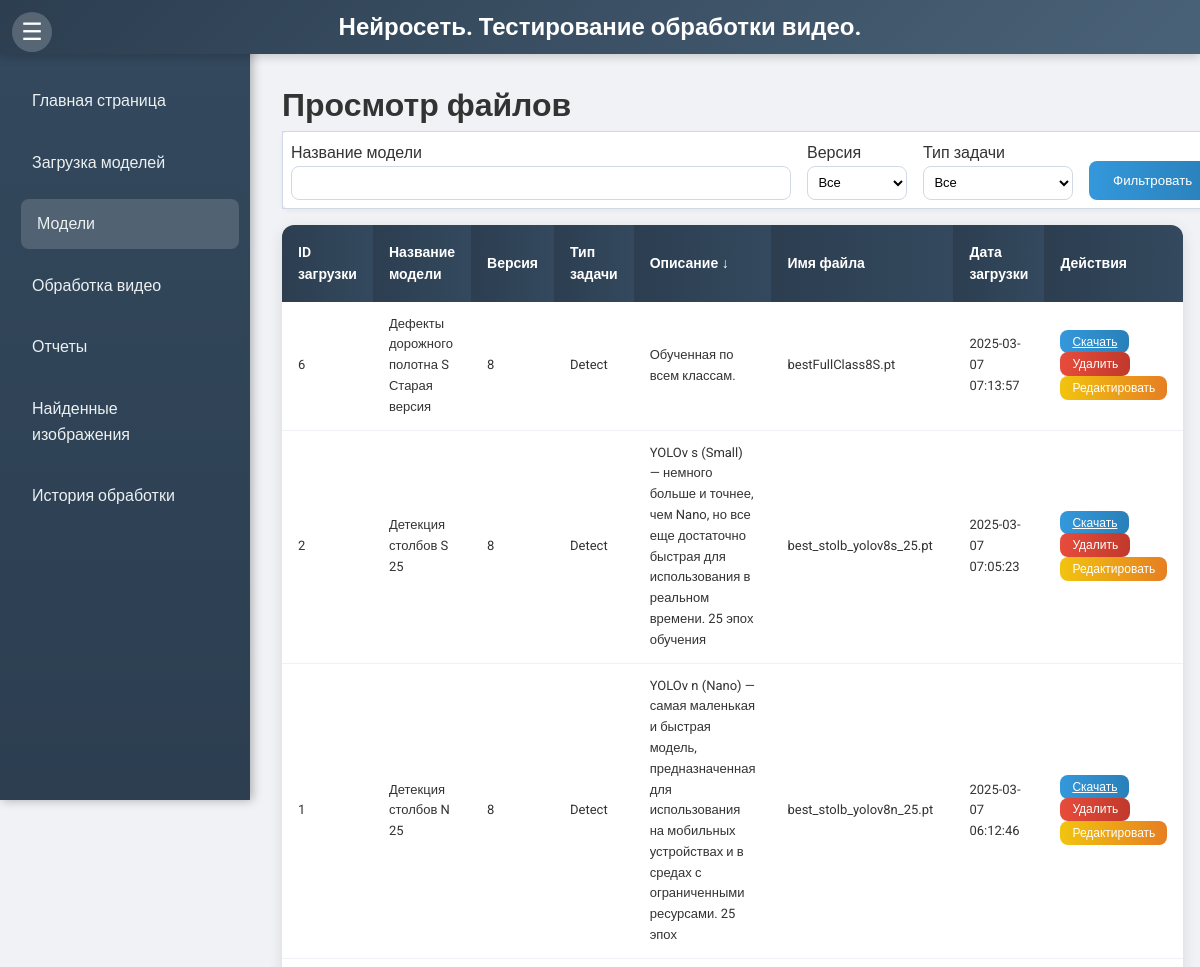
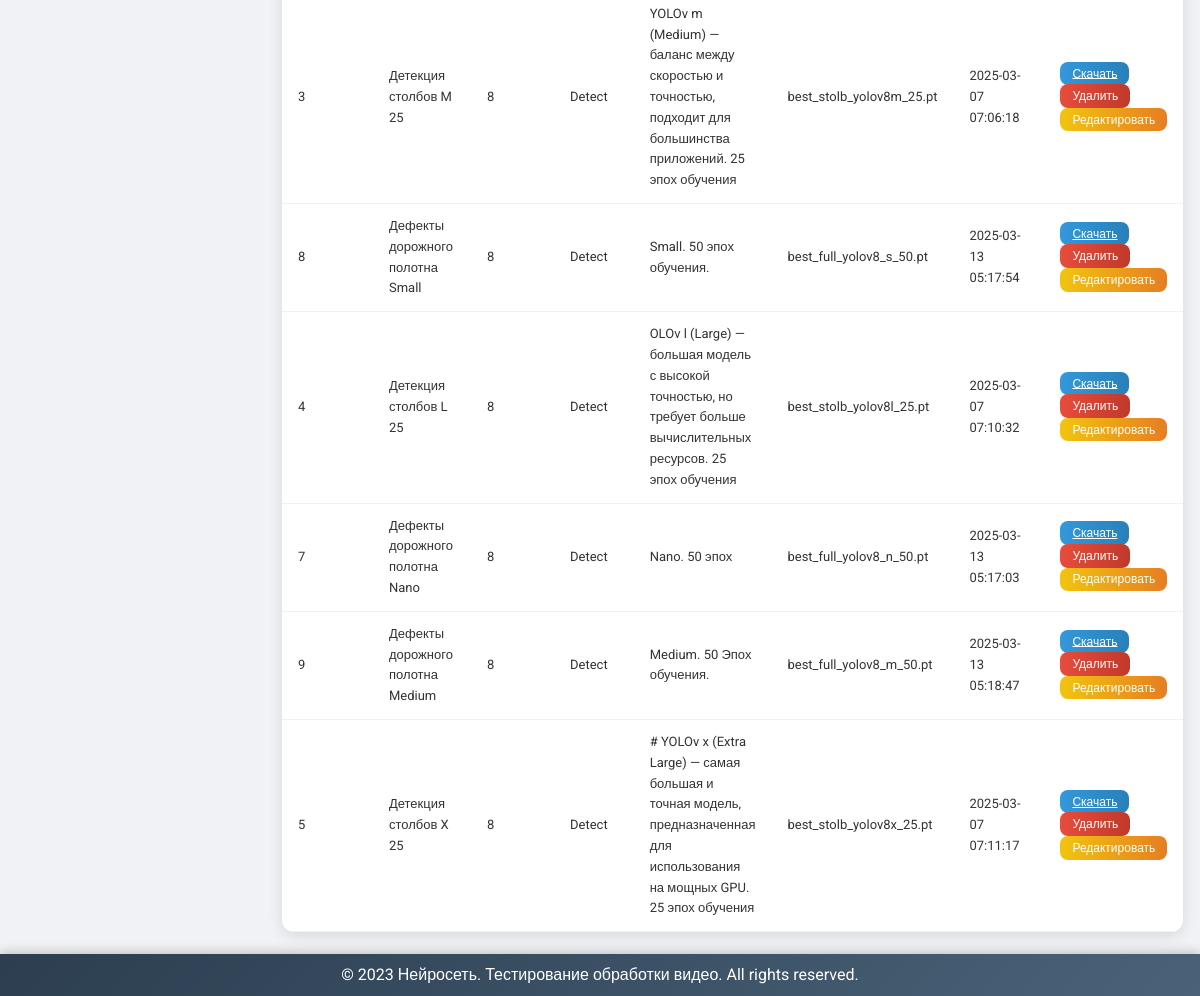
Page /view?sort_by=description&sort_dir=desc on the committed database (2 pictures, top to bottom).
### models.py (models this page shows)
class UploadedFile(db.Model):
    id = db.Column(db.Integer, primary_key=True)
    model_name = db.Column(db.String(255), nullable=False)
    version = db.Column(db.String(10), nullable=False)
    task_type = db.Column(db.String(50), nullable=False)
    description = db.Column(db.Text, nullable=False)
    file_path = db.Column(db.String(255), nullable=False)
    original_filename = db.Column(db.String(255), nullable=False)
    filename_without_guid = db.Column(db.String(255), nullable=False)
    upload_datetime = db.Column(db.DateTime, default=datetime.utcnow)

### app.py (the view)
@app.route('/view', methods=['GET'])
def view_files():
    model_name = request.args.get('model_name')
    version = request.args.get('version')
    task_type = request.args.get('task_type')
    sort_by = request.args.get('sort_by', 'upload_datetime')
    sort_dir = request.args.get('sort_dir', 'desc')
    query = UploadedFile.query
    if model_name:
        query = query.filter(UploadedFile.model_name.ilike(f'%{model_name}%'))
    if version:
        query = query.filter_by(version=version)
    if task_type:
        query = query.filter_by(task_type=task_type)
    sortable_fields = {
        'id': UploadedFile.id,
        'model_name': UploadedFile.model_name,
        'version': UploadedFile.version,
        'task_type': UploadedFile.task_type,
        'description': UploadedFile.description,
        'filename_without_guid': UploadedFile.filename_without_guid,
        'upload_datetime': UploadedFile.upload_datetime
    }
    if sort_by in sortable_fields:
        sort_column = sortable_fields[sort_by]
        if sort_dir == 'asc':
            query = query.order_by(asc(sort_column))
        else:
            query = query.order_by(desc(sort_column))
    files = query.all()
    unique_model_names = [row[0] for row in db.session.query(distinct(UploadedFile.model_name)).all()]
    return render_template(
        'view.html',
        files=files,
        current_page='view',
        sort_by=sort_by,
        sort_dir=sort_dir,
        unique_model_names=unique_model_names
    )

### templates/view.html (shortened to what this page needs)
{% extends 'base.html' %}
{% block content %}
    <h1>Просмотр файлов</h1>
    <form method="GET" action="{{ url_for('view_files') }}">
        <table class="filter-table">
            <tr>
                <td class="form-group compact">
                    <label for="model_name">Название модели</label>
                    <input type="text" id="model_name" name="model_name" class="form-control compact-input" value="" list="model_names" autocomplete="off" style="width: 500px;">
                </td>
                <td class="form-group compact">
                    <label for="version">Версия</label>
                    <select id="version" name="version" class="form-control compact-input" style="width: 100px;">
                        <option value="">Все</option>
                    </select>
                </td>
                <td class="form-group compact">
                    <label for="task_type">Тип задачи</label>
                    <select id="task_type" name="task_type" class="form-control compact-input" style="width: 150px;">
                        <option value="">Все</option>
                    </select>
                </td>
                <td class="form-group compact filter-button">
                    <button type="submit" class="btn btn-primary">Фильтровать</button>
                </td>
            </tr>
        </table>
    </form>
    <table class="modern-table">
        <thead>
            <tr>
                <th><a href="{{ url_for('view_files', model_name=request.args.get('model_name'), version=request.args.get('version'), task_type=request.args.get('task_type'), sort_by='id', sort_dir='asc' if sort_by == 'id' and sort_dir == 'desc' else 'desc') }}" class="table-link">ID загрузки {% if sort_by == 'id' %}{{ '↑' if sort_dir == 'asc' else '↓' }}{% endif %}</a></th>
                <th><a href="{{ url_for('view_files', model_name=request.args.get('model_name'), version=request.args.get('version'), task_type=request.args.get('task_type'), sort_by='model_name', sort_dir='asc' if sort_by == 'model_name' and sort_dir == 'desc' else 'desc') }}" class="table-link">Название модели {% if sort_by == 'model_name' %}{{ '↑' if sort_dir == 'asc' else '↓' }}{% endif %}</a></th>
                <th><a href="{{ url_for('view_files', model_name=request.args.get('model_name'), version=request.args.get('version'), task_type=request.args.get('task_type'), sort_by='version', sort_dir='asc' if sort_by == 'version' and sort_dir == 'desc' else 'desc') }}" class="table-link">Версия {% if sort_by == 'version' %}{{ '↑' if sort_dir == 'asc' else '↓' }}{% endif %}</a></th>
                <th><a href="{{ url_for('view_files', model_name=request.args.get('model_name'), version=request.args.get('version'), task_type=request.args.get('task_type'), sort_by='task_type', sort_dir='asc' if sort_by == 'task_type' and sort_dir == 'desc' else 'desc') }}" class="table-link">Тип задачи {% if sort_by == 'task_type' %}{{ '↑' if sort_dir == 'asc' else '↓' }}{% endif %}</a></th>
                <th><a href="{{ url_for('view_files', model_name=request.args.get('model_name'), version=request.args.get('version'), task_type=request.args.get('task_type'), sort_by='description', sort_dir='asc' if sort_by == 'description' and sort_dir == 'desc' else 'desc') }}" class="table-link">Описание {% if sort_by == 'description' %}{{ '↑' if sort_dir == 'asc' else '↓' }}{% endif %}</a></th>
                <th><a href="{{ url_for('view_files', model_name=request.args.get('model_name'), version=request.args.get('version'), task_type=request.args.get('task_type'), sort_by='filename_without_guid', sort_dir='asc' if sort_by == 'filename_without_guid' and sort_dir == 'desc' else 'desc') }}" class="table-link">Имя файла {% if sort_by == 'filename_without_guid' %}{{ '↑' if sort_dir == 'asc' else '↓' }}{% endif %}</a></th>
                <th><a href="{{ url_for('view_files', model_name=request.args.get('model_name'), version=request.args.get('version'), task_type=request.args.get('task_type'), sort_by='upload_datetime', sort_dir='asc' if sort_by == 'upload_datetime' and sort_dir == 'desc' else 'desc') }}" class="table-link">Дата загрузки {% if sort_by == 'upload_datetime' %}{{ '↑' if sort_dir == 'asc' else '↓' }}{% endif %}</a></th>
                <th>Действия</th>
            </tr>
        </thead>
        <tbody>
            {% for file in files %}
            <tr>
                <td>{{ file.id }}</td>
                <td>{{ file.model_name }}</td>
                <td>{{ file.version }}</td>
                <td>{{ file.task_type }}</td>
                <td>{{ file.description }}</td>
                <td>{{ file.filename_without_guid }}</td>
                <td>{{ file.upload_datetime.strftime('%Y-%m-%d %H:%M:%S') }}</td>
                <td>
                    <a href="{{ url_for('download_file', file_id=file.id) }}" class="btn btn-primary btn-sm">Скачать</a>
                    <form method="POST" action="{{ url_for('delete_file', file_id=file.id) }}" style="display:inline;">
                        <button type="submit" class="btn btn-danger btn-sm" onclick="return confirm('Вы уверены, что хотите удалить этот файл?');">Удалить</button>
                    </form>
                    <button class="btn btn-warning btn-sm" onclick="openEditModal({{ file.id }}, '{{ file.model_name }}', '{{ file.version }}', '{{ file.task_type }}', '{{ file.description|replace('\n', '\\n') }}')">Редактировать</button>
                </td>
            </tr>
            {% endfor %}
        </tbody>
    </table>
{% endblock %}

### static/css/styles.css (style rules this page uses)
* { margin: 0; padding: 0; box-sizing: border-box; }
body { font-family: 'Roboto', sans-serif; line-height: 1.6; background-color: #f0f2f5; color: #333; }
.modern-table { width: 100%; border-collapse: collapse; background-color: white; box-shadow: 0 4px 15px rgba(0, 0, 0, 0.1); border-radius: 12px; overflow: hidden; margin-bottom: 2rem; }
.modern-table th { background: linear-gradient(90deg, #2c3e50, #34495e); color: white; padding: 1rem; font-size: 14px; text-align: left; font-weight: 600; }
.modern-table td { padding: 0.75rem 1rem; font-size: 13px; border-bottom: 1px solid #eef2f7; }
.modern-table .btn-sm { padding: 0.3rem 0.75rem; font-size: 12px; }
.modern-table th a.table-link { color: white; text-decoration: none; transition: color 0.3s; }
.form-group { margin-bottom: 1.5rem; }
.form-control { width: 100%; padding: 0.75rem; border: 1px solid #d1d9e6; border-radius: 8px; font-size: 14px; background-color: #fff; transition: border-color 0.3s, box-shadow 0.3s; }
.btn { padding: 0.75rem 1.5rem; border: none; border-radius: 8px; cursor: pointer; transition: background-color 0.3s, transform 0.2s; font-weight: 500; }
.btn-primary { background: linear-gradient(90deg, #3498db, #2980b9); color: white; }
.btn-danger { background: linear-gradient(90deg, #e74c3c, #c0392b); color: white; }
.btn-warning { background: linear-gradient(90deg, #f1c40f, #e67e22); color: white; }
.filter-table { width: 100%; border-collapse: collapse; margin-bottom: 1rem; background-color: #fff; border: 1px solid #d1d9e6; border-radius: 8px; box-shadow: 0 2px 5px rgba(0, 0, 0, 0.05); }
.filter-table td { padding: 0.5rem; vertical-align: bottom; }
.filter-table .form-group.compact { margin-bottom: 0; }
.filter-table .compact-input { width: 100%; padding: 0.4rem; font-size: 13px; height: 34px; box-sizing: border-box; }
.filter-table .filter-button { padding-top: 1.5rem; }

### rows in the picture
UploadedFile: id "6", model_name "Дефекты дорожного полотна S Старая версия", version "8", task_type "Detect", description "Обученная по всем классам.", filename_without_guid "bestFullClass8S.pt", upload_datetime "2025-03-07 07:13:57"
UploadedFile: id "2", model_name "Детекция столбов S 25", version "8", task_type "Detect", description "YOLOv s (Small) — немного больше и точнее, чем Nano, но все еще достаточно быстрая для использования в реальном времени. 25 эпох обучения", filename_without_guid "best_stolb_yolov8s_25.pt", upload_datetime "2025-03-07 07:05:23"
UploadedFile: id "1", model_name "Детекция столбов N 25", version "8", task_type "Detect", description "YOLOv n (Nano) — самая маленькая и быстрая модель, предназначенная для использования на мобильных устройствах и в средах с ограниченными ресурсами. 25 эпох", filename_without_guid "best_stolb_yolov8n_25.pt", upload_datetime "2025-03-07 06:12:46"
UploadedFile: id "3", model_name "Детекция столбов M 25", version "8", task_type "Detect", description "YOLOv m (Medium) — баланс между скоростью и точностью, подходит для большинства приложений. 25 эпох обучения", filename_without_guid "best_stolb_yolov8m_25.pt", upload_datetime "2025-03-07 07:06:18"
UploadedFile: id "8", model_name "Дефекты дорожного полотна Small", version "8", task_type "Detect", description "Small. 50 эпох обучения.", filename_without_guid "best_full_yolov8_s_50.pt", upload_datetime "2025-03-13 05:17:54"
UploadedFile: id "4", model_name "Детекция столбов L 25", version "8", task_type "Detect", description "OLOv l (Large) — большая модель с высокой точностью, но требует больше вычислительных ресурсов. 25 эпох обучения", filename_without_guid "best_stolb_yolov8l_25.pt", upload_datetime "2025-03-07 07:10:32"
UploadedFile: id "7", model_name "Дефекты дорожного полотна Nano", version "8", task_type "Detect", description "Nano. 50 эпох", filename_without_guid "best_full_yolov8_n_50.pt", upload_datetime "2025-03-13 05:17:03"
UploadedFile: id "9", model_name "Дефекты дорожного полотна Medium", version "8", task_type "Detect", description "Medium. 50 Эпох обучения.", filename_without_guid "best_full_yolov8_m_50.pt", upload_datetime "2025-03-13 05:18:47"
UploadedFile: id "5", model_name "Детекция столбов X 25", version "8", task_type "Detect", description "# YOLOv x (Extra Large) — самая большая и точная модель, предназначенная для использования на мощных GPU. 25 эпох обучения", filename_without_guid "best_stolb_yolov8x_25.pt", upload_datetime "2025-03-07 07:11:17"

### other values in the picture
{{ '↑' if sort_dir == 'asc' else '↓' }} "↓"
